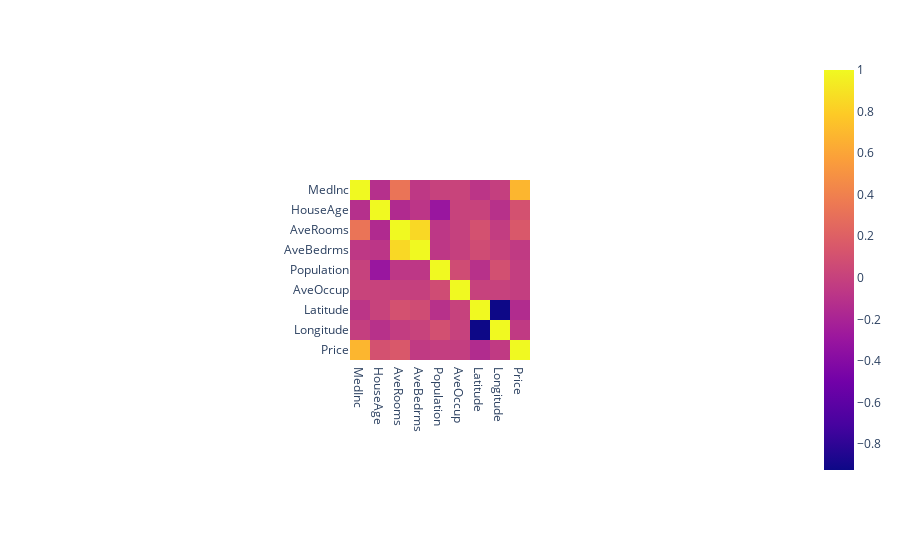

Notebook code cell kept with this figure:
### Code cell
fig = pz.imshow(correlation)
fig.show()

### Figure 1 — Plotly figure (JSON) as saved in the notebook; plotly's stock layout.template omitted (floating-point values rounded to 4 significant figures)
{"data": [{"coloraxis": "coloraxis", "hovertemplate": "x: %{x}<br>y: %{y}<br>color: %{z}<extra></extra>", "name": "0", "type": "heatmap", "x": ["MedInc", "HouseAge", "AveRooms", "AveBedrms", "Population", "AveOccup", "Latitude", "Longitude", "Price"], "xaxis": "x", "y": ["MedInc", "HouseAge", "AveRooms", "AveBedrms", "Population", "AveOccup", "Latitude", "Longitude", "Price"], "yaxis": "y", "z": [[1, -0.119, 0.3269, -0.06204, 0.004834, 0.01877, -0.07981, -0.01518, 0.6881], [-0.119, 1, -0.1533, -0.07775, -0.2962, 0.01319, 0.01117, -0.1082, 0.1056], [0.3269, -0.1533, 1, 0.8476, -0.07221, -0.004852, 0.1064, -0.02754, 0.1519], [-0.06204, -0.07775, 0.8476, 1, -0.0662, -0.006181, 0.06972, 0.01334, -0.0467], [0.004834, -0.2962, -0.07221, -0.0662, 1, 0.06986, -0.1088, 0.09977, -0.02465], [0.01877, 0.01319, -0.004852, -0.006181, 0.06986, 1, 0.002366, 0.002476, -0.02374], [-0.07981, 0.01117, 0.1064, 0.06972, -0.1088, 0.002366, 1, -0.9247, -0.1442], [-0.01518, -0.1082, -0.02754, 0.01334, 0.09977, 0.002476, -0.9247, 1, -0.04597], [0.6881, 0.1056, 0.1519, -0.0467, -0.02465, -0.02374, -0.1442, -0.04597, 1]]}], "layout": {"autosize": true, "coloraxis": {"colorscale": [[0, "#0d0887"], [0.1111, "#46039f"], [0.2222, "#7201a8"], [0.3333, "#9c179e"], [0.4444, "#bd3786"], [0.5556, "#d8576b"], [0.6667, "#ed7953"], [0.7778, "#fb9f3a"], [0.8889, "#fdca26"], [1, "#f0f921"]]}, "margin": {"t": 60}, "xaxis": {"anchor": "y", "autorange": true, "constrain": "domain", "domain": [0.375, 0.625], "range": [-0.5, 8.5], "scaleanchor": "y", "type": "category"}, "yaxis": {"anchor": "x", "autorange": true, "constrain": "domain", "domain": [0, 1], "range": [8.5, -0.5], "type": "category"}}}
